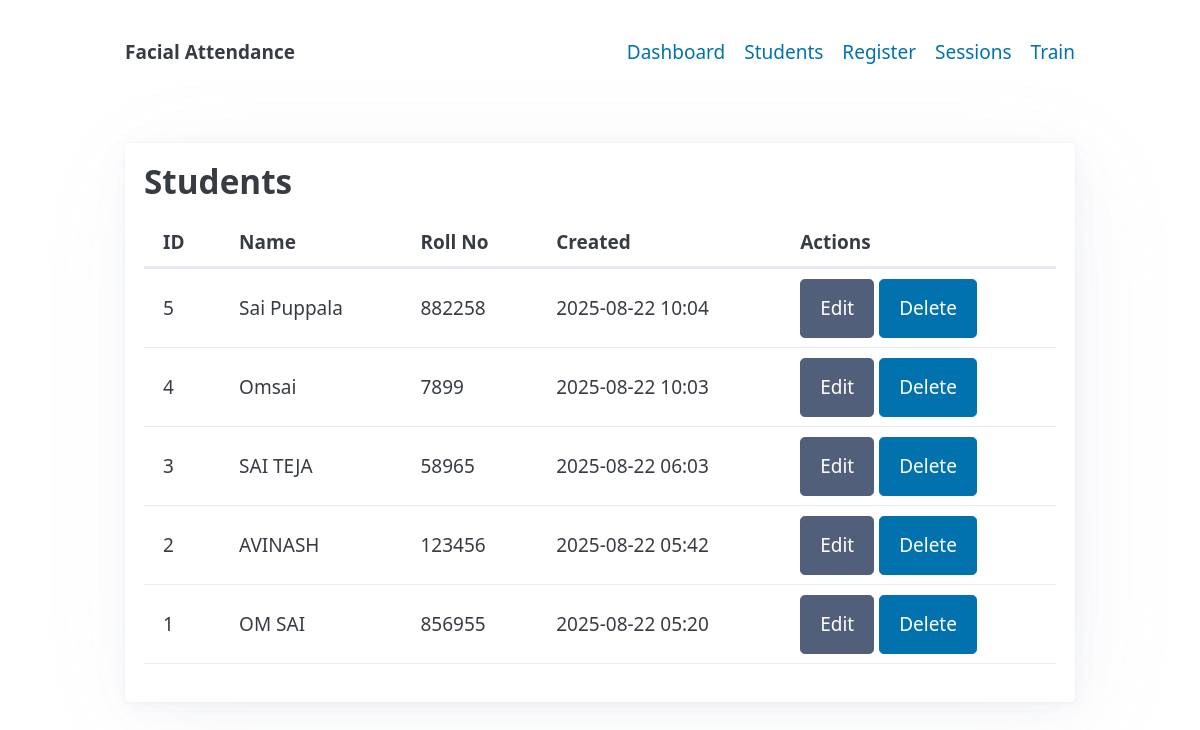
/students, run on the app's committed database.
### app.py (models this page shows)
class Student(db.Model):
    id = db.Column(db.Integer, primary_key=True)
    name = db.Column(db.String(120), nullable=False)
    roll_no = db.Column(db.String(80), unique=True, nullable=False)
    created_at = db.Column(db.DateTime, default=datetime.utcnow)

### app.py (the view)
@app.get("/students")
def students_page():
    students = Student.query.order_by(Student.created_at.desc()).all()
    return render_template("students.html", students=students)

### app.py (called while the page is built)
@app.context_processor
def inject_now():
    return {"now": datetime.utcnow()}

### templates/students.html (shortened to what this page needs)
{% extends "base.html" %}
{% block content %}
<article>
  <h2>Students</h2>
  {% if students %}
  <table>
    <thead>
      <tr><th>ID</th><th>Name</th><th>Roll No</th><th>Created</th><th>Actions</th></tr>
    </thead>
    <tbody>
    {% for s in students %}
      <tr>
        <td>{{ s.id }}</td>
        <td>{{ s.name }}</td>
        <td>{{ s.roll_no }}</td>
        <td>{{ s.created_at.strftime('%Y-%m-%d %H:%M') }}</td>
        <td>
          <a href="/students/{{ s.id }}/edit" role="button" class="secondary">Edit</a>
          <button data-id="{{ s.id }}" class="del">Delete</button>
        </td>
      </tr>
    {% endfor %}
    </tbody>
  </table>
  {% else %}
    <p>No students yet. <a href="/register">Register one</a>.</p>
  {% endif %}
</article>
{% endblock %}

### templates/base.html (shortened to what this page needs)
<!doctype html>
<html lang="en">
  <head>
    <link rel="stylesheet" href="https://cdn.jsdelivr.net/npm/@picocss/pico@2/css/pico.min.css" />
  </head>
  <body>
    <header class="container">
      <nav>
        <ul>
          <li><strong>Facial Attendance</strong></li>
        </ul>
        <ul>
          <li><a href="/">Dashboard</a></li>
          <li><a href="/students">Students</a></li>
          <li><a href="/register">Register</a></li>
          <li><a href="/sessions">Sessions</a></li>
          <li><a href="/train">Train</a></li>
        </ul>
      </nav>
    </header>
    <main class="container">
      {% block content %}{% endblock %}
    </main>
  </body>
</html>

### templates/base.html (style rules this page uses)
header { margin-bottom: 1rem; }

### data on the page
Student: id "5", name "Sai Puppala", roll_no "882258", created_at "2025-08-22 10:04"
Student: id "4", name "Omsai", roll_no "7899", created_at "2025-08-22 10:03"
Student: id "3", name "SAI TEJA", roll_no "58965", created_at "2025-08-22 06:03"
Student: id "2", name "AVINASH", roll_no "123456", created_at "2025-08-22 05:42"
Student: id "1", name "OM SAI", roll_no "856955", created_at "2025-08-22 05:20"
